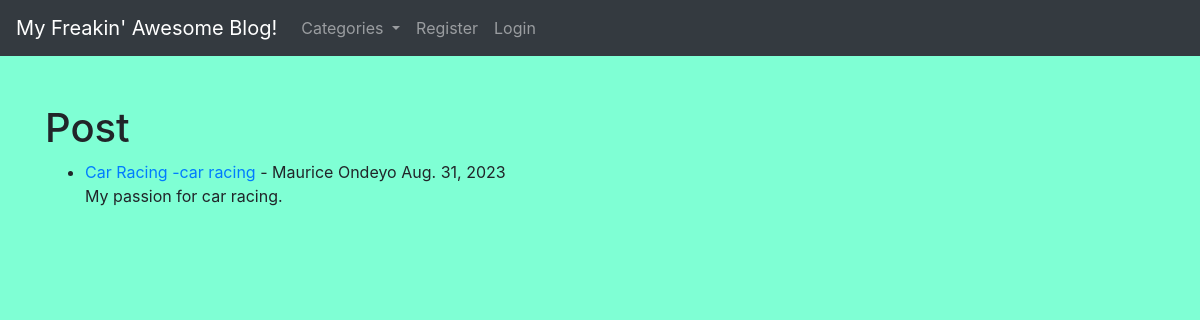
The page / on the database its author committed.
### theblog/models.py (models this page shows, shortened)
class Post(models.Model):
    title = models.CharField(max_length=255)
    header_image = models.ImageField(null=True,blank=True,upload_to="images/")
    title_tag = models.CharField(max_length=255)
    author = models.ForeignKey(User, on_delete=models.CASCADE)
    body = RichTextField(blank=True,null=True   )
    post_date = models.DateField(auto_now_add=True)
    category = models.CharField(max_length=255,default = 'coding')
    snippet = models.CharField(max_length=255)
    likes = models.ManyToManyField(User,related_name='blog_posts')

### theblog/views.py (the view)
# urls.py: path('',HomeView.as_view(),name="home"),
class HomeView(ListView):
    model = Post
    template_name = 'home.html'
    ordering = ['-post_date']
    def get_context_data(self, *args, **kwargs):
        cat_menu = Category.objects.all()
        context  = super(HomeView,self).get_context_data(*args, **kwargs)
        context["cat_menu"] = cat_menu
        return context

### theblog/models.py (called while the page is built)
    def __str__(self):
        return self.name

### theblog/templates/home.html (shortened to what this page needs)
{% extends 'base.html' %}
{% block content %}
<h1>Post</h1>
<ul>
{% for post in object_list %}
     <li><a href="{% url 'article-detail' post.pk  %}">{{post.title}}</a>
       <a href="{% url 'category' post.category|slugify %}">-{{ post.category}}</a>
       - {{post.author.first_name}}
        {{post.author.last_name}}
       {{post.post_date}}   <br/>
      {{ post.snippet }}
        </li>
{% endfor %}
</ul>
{% endblock %}

### rows shown on the page
Post: title "Car Racing", category "car racing", author.first_name "Maurice", author.last_name "Ondeyo", post_date "Aug. 31, 2023", snippet "My passion for car racing."
